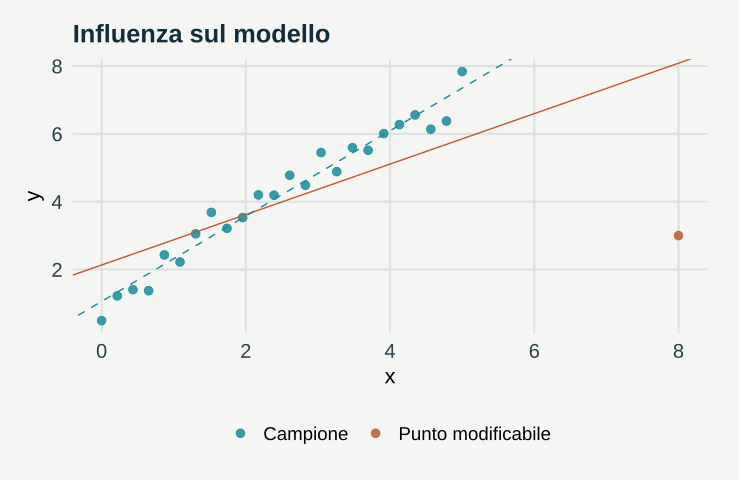

Recreate this plot in R.
# GeoStat Lab — funzioni comuni. R >= 4.3; ggplot2 >= 3.4; jsonlite.
suppressPackageStartupMessages(library(ggplot2))
col_geo <- c('#168B9C','#BC5B35','#7054A4','#A17B19','#227864','#64748B')
theme_set(theme_minimal(base_size=17, base_family='sans') + theme(
  plot.background=element_rect(fill='#F5F6F3',colour=NA),
  panel.background=element_rect(fill='#F5F6F3',colour=NA),
  panel.grid.minor=element_blank(),panel.grid.major=element_line(colour='#DCE3E2'),
  plot.title=element_text(size=19,face='bold',colour='#122D3B'),
  plot.subtitle=element_text(size=13,colour='#405560',margin=margin(b=12)),
  axis.text=element_text(size=15,colour='#273E4A'),axis.title=element_text(size=16),
  legend.position='bottom',legend.title=element_blank(),legend.text=element_text(size=14),
  strip.text=element_text(size=15,face='bold'),plot.margin=margin(18,24,18,18)))
metric <- function(...) data.frame(grandezza=names(c(...)),valore=as.character(c(...)),check.names=FALSE)
f <- function(x,d=3) {out<-formatC(x,digits=d,format='fg');out[!is.finite(x)]<-'Non definito';out}
line_plot <- function(d,x='x',y='y',title='',xl=x,yl=y,group=NULL) {
 p<-ggplot(d,aes(x=.data[[x]],y=.data[[y]]))
 if(is.null(group)) p<-p+geom_line(colour=col_geo[1],linewidth=1.05) else p<-p+aes(colour=.data[[group]],group=.data[[group]])+geom_line(linewidth=1)+scale_colour_manual(values=col_geo)
 p+labs(title=title,x=xl,y=yl)
}
point_plot <- function(d,x='x',y='y',title='',xl=x,yl=y,group=NULL) {
 p<-ggplot(d,aes(x=.data[[x]],y=.data[[y]]))
 if(is.null(group))p<-p+geom_point(colour=col_geo[1],size=2.5,alpha=.8) else p<-p+aes(colour=.data[[group]])+geom_point(size=2.7,alpha=.85)+scale_colour_manual(values=col_geo)
 p+labs(title=title,x=xl,y=yl)
}
hist_plot<-function(x,title='',xl='Valore',bins=20)ggplot(data.frame(x=x),aes(x))+geom_histogram(bins=bins,fill=col_geo[1],colour='#F5F6F3')+labs(title=title,x=xl,y='Frequenza')
bar_plot<-function(d,x='gruppo',y='valore',title='',yl='Valore')ggplot(d,aes(x=.data[[x]],y=.data[[y]],fill=.data[[x]]))+geom_col(width=.65)+scale_fill_manual(values=rep(col_geo,length.out=length(unique(d[[x]])) ))+guides(fill='none')+labs(title=title,x=NULL,y=yl)
map_plot<-function(d,z='z',title='',xl='Est [km]',yl='Nord [km]')ggplot(d,aes(x,y,fill=.data[[z]]))+geom_raster()+coord_equal()+scale_fill_gradientn(colours=c('#153F56','#298C9C','#B8CDB2','#F1D889','#AD542F'))+labs(title=title,x=xl,y=yl)
acf_data<-function(x,lag=20){a<-acf(x,lag.max=min(lag,length(x)-1),plot=FALSE);data.frame(x=as.vector(a$lag)[-1],y=as.vector(a$acf)[-1])}
# AR(1), distribuzione marginale stazionaria N(0, 1).
ar_series<-function(n,rho){x<-numeric(n);x[1]<-rnorm(1);for(i in 2:n)x[i]<-rho*x[i-1]+sqrt(1-rho^2)*rnorm(1);x}
# Distanze euclidee in unità metriche già dichiarate; nessuna conversione implicita di CRS.
dist_cross<-function(a,b)sqrt(outer(a[,1],b[,1],'-')^2+outer(a[,2],b[,2],'-')^2)
# Predittore IDW: i punti coincidenti ricevono esattamente il valore osservato.
idw<-function(xy,z,new,power=2){dd<-dist_cross(new,xy);apply(dd,1,function(d)if(any(d<1e-10))mean(z[d<1e-10])else weighted.mean(z,d^(-power)))}
# CART didattico binario: divisioni assiali che minimizzano l'impurità di Gini.
cart_fit<-function(x,y,depth=2,minleaf=4){
 node<-list(p=mean(y),n=length(y));if(depth<1||length(unique(y))<2||length(y)<2*minleaf)return(node)
 best<-Inf
 for(j in seq_len(ncol(x))){v<-sort(unique(x[,j])); if(length(v)<2)next
  for(cut in (head(v,-1)+tail(v,-1))/2){left<-x[,j]<=cut;nl<-sum(left);nr<-sum(!left);if(min(nl,nr)<minleaf)next
   score<-nl*mean(y[left])*(1-mean(y[left]))+nr*mean(y[!left])*(1-mean(y[!left]))
   if(score<best){best<-score;node$j<-j;node$cut<-cut;split<-left}
  }
 }
 if(is.finite(best)){node$left<-cart_fit(x[split,,drop=FALSE],y[split],depth-1,minleaf);node$right<-cart_fit(x[!split,,drop=FALSE],y[!split],depth-1,minleaf)};node
}
cart_predict<-function(tree,x)apply(x,1,function(row){t<-tree;while(!is.null(t$j))t<-if(row[t$j]<=t$cut)t$left else t$right;t$p})

p <- list(xstar = 8, ystar = 3, seed = 17)
set.seed(p$seed)

x <- c(seq(0, 5, length.out = 24), p$xstar)

y <- c(1 + 1.2 * x[1:24] + rnorm(24, sd = 0.5), p$ystar)

fit <- lm(y ~ x)

ref <- lm(y[-25] ~ x[-25])

data <- data.frame(x, y, stato = c(rep("Campione", 24), "Punto modificabile"))

plots <- list(point_plot(data, title = "Influenza sul modello", group = "stato") + geom_abline(intercept = coef(fit)[1], 
    slope = coef(fit)[2], colour = col_geo[2]) + geom_abline(intercept = coef(ref)[1], slope = coef(ref)[2], 
    linetype = 2, colour = col_geo[1]))

metrics <- metric(`Leva del punto` = f(hatvalues(fit)[25]), `Distanza di Cook` = f(cooks.distance(fit)[25]), 
    `Pendenza con punto` = f(coef(fit)[2]), `Pendenza senza punto` = f(coef(ref)[2]))
print(metrics,row.names=FALSE)
ggplot2::ggsave('m07-influenza-A.svg',plots[[1]],device=svglite::svglite,width=7.7,height=5.0,bg='#F8F6F1')
